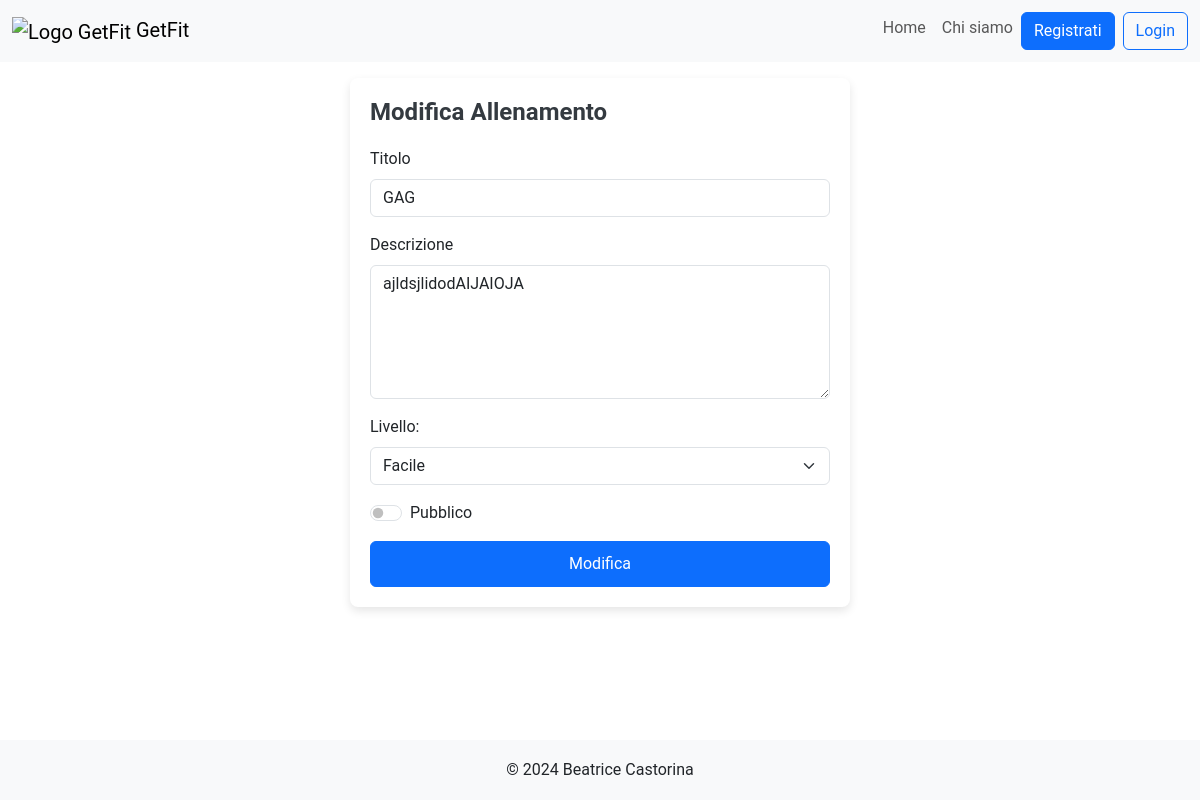
Page /modify_workout/36 on the earlier database version.
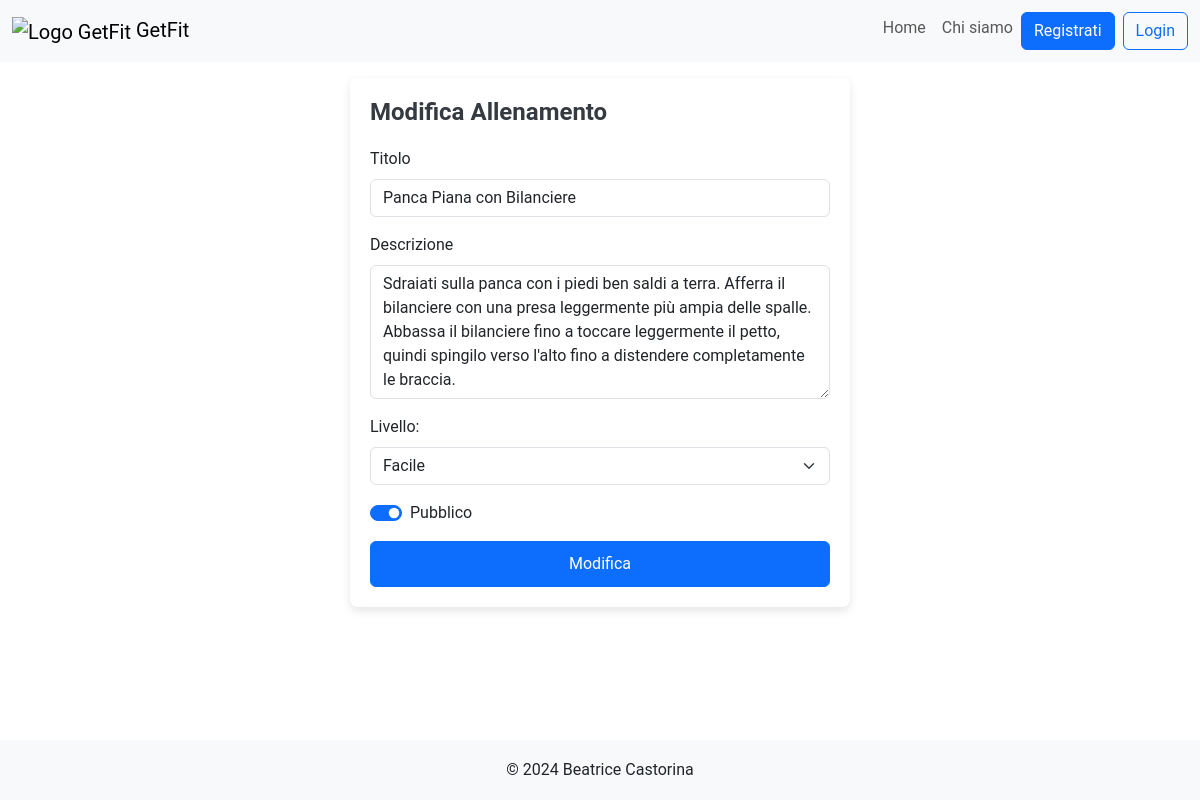
Same page on the later database version.
### tables this page shows
CREATE TABLE "Allenamenti" (
	"id_allenamento"	INTEGER,
	"pt_id"	INTEGER NOT NULL,
	"titolo"	TEXT NOT NULL,
	"descrizione"	TEXT NOT NULL,
	"livello"	TEXT NOT NULL,
	"visibile"	INTEGER NOT NULL,
	"data_creazione"	TEXT NOT NULL,
	PRIMARY KEY("id_allenamento" AUTOINCREMENT),
	FOREIGN KEY("pt_id") REFERENCES "PersonalTrainers"("pt_id")
);

### app.py (the view)
@app.route("/modify_workout/<int:id_allenamento>", methods=['POST','GET'])
def modify_workout(id_allenamento):
  if request.method == 'POST':
    workout = request.form.to_dict()
    pt_id_workout = allenamenti_dao.get_allenamento(id_allenamento)['pt_id']
    workout['pt_id'] = pt_id_workout
    email = utenti_dao.get_email(request)
    pt_id = utenti_dao.get_user_id_by_email(email,'pt')
    if (pt_id_workout != pt_id):
      flash("Non hai i permessi per modificare l'allenamento.", "danger")
      return redirect(url_for('pt_profile'))
    visibilita = workout.get("pubblico", "privato")
    if visibilita == "pubblico":
      workout['visibile'] = 1
    else:
      workout['visibile'] = 0
    if workout['titolo'].strip() == '':
      app.logger.error('Il campo non può essere vuoto')
      flash("Impossibile modificare l'allenamento.", "danger")
      return redirect(url_for("modify_workout", id_allenamento=id_allenamento))
    if workout['description'].strip() == '':
      app.logger.error('Il campo non può essere vuoto')
      flash("Impossibile modificare l'allenamento.", "danger")
      return redirect(url_for("modify_workout", id_allenamento=id_allenamento))
    if workout['livello'].strip() == '':
      app.logger.error('Il campo non può essere vuoto')
      flash("Impossibile modificare l'allenamento.", "danger")
      return redirect(url_for("modify_workout", id_allenamento=id_allenamento))
    workout['livello'] = workout['livello'].capitalize()
    workout['id_allenamento'] = id_allenamento
    success = allenamenti_dao.modifica_allenamento(workout)
    if not success:
      flash("Impossibile modificare l'allenamento.", "danger")
      return redirect(url_for("modify_workout", id_allenamento=id_allenamento))
    flash("Allenamento modificato con successo.", "success")
    return redirect(url_for('pt_profile'))
  else:
    allenamento_db = allenamenti_dao.get_allenamento(id_allenamento)
    return render_template("modify_workout.html", allenamento=allenamento_db)

### allenamenti_dao.py (called while the page is built)
def get_allenamento(id_allenamento):
	query = 'SELECT * FROM Allenamenti WHERE id_allenamento=?'
	connection = sqlite3.connect('db/personal.db')
	connection.row_factory = sqlite3.Row
	cursor = connection.cursor()
	cursor.execute(query,(id_allenamento,))
	allenamento = cursor.fetchone()
	cursor.close()
	connection.close()
	return allenamento

### templates/modify_workout.html (shortened to what this page needs)
{% extends "base.html" %}
{% block style %} {{url_for('static', filename='css/login_styles.css')}} {% endblock %}
{% block content %}
<div class="login-container mt-3 mb-3">
	<h2>Modifica Allenamento</h2>
	<form  action="/modify_workout/{{allenamento.id_allenamento}}" method="POST">
		<div class="mb-3">
			<label for="titleInput" class="form-label">Titolo</label>
			<input value="{{allenamento.titolo}}" type="text" class="form-control" name="titolo" id="titleInput" required>
		</div>
		<div class="mb-3">
			<label for="FormControlTextarea" class="form-label">Descrizione</label>
			<textarea name="description" class="form-control" id="FormControlTextarea" rows="5" required>{{allenamento.descrizione}}</textarea>
		</div>
		<div class="mb-3">
			<label for="livello">Livello:</label>
			<select class="form-select mt-2" aria-label="livello" id="livello" name="livello" required>
				<option value="facile" {% if allenamento.livello.lower() == "facile" %} selected {% endif %}>Facile</option>
			</select>
		</div>
		<div class="form-check form-switch mb-3">
			<input class="form-check-input" type="checkbox" role="switch" id="flexSwitch" name="pubblico" value="pubblico" {% if allenamento.visibile == 1 %} checked {% endif %}>
			<label class="form-check-label" for="flexSwitch">Pubblico</label>
		</div>
		<button type="submit" class="btn btn-primary">Modifica</button>
	</form>
</div>
{% endblock %}

### templates/base.html (shortened to what this page needs)
<!DOCTYPE html>
<html lang="it">
  <head>
    <link href="https://cdn.jsdelivr.net/npm/bootstrap@5.3.2/dist/css/bootstrap.min.css" rel="stylesheet">
    <link href="https://cdnjs.cloudflare.com/ajax/libs/font-awesome/6.0.0-beta3/css/all.min.css" rel="stylesheet">
    <link rel="stylesheet" href="{{url_for('static', filename='css/base_styles.css')}}">
    <link rel="stylesheet" href="{% block style %}{% endblock %}">
  </head>
  <body>
    <div class="wrapper">
      <nav class="navbar navbar-expand-lg navbar-light bg-light">
        <div class="container-fluid">
          <a class="navbar-brand" href="/">
            <img src="{{ url_for('static', filename='img/logo.png') }}" alt="Logo GetFit" width="75" height="75">
            GetFit
          </a>
          <div class="collapse navbar-collapse" id="navbarNav">
            <ul class="navbar-nav ms-auto">
              <li class="nav-item">
                <a class="nav-link {% if request.path == url_for('index') %}active{% endif %}" aria-current="page" href="{{ url_for('index') }}">Home</a>
              </li>
              <li class="nav-item">
                <a class="nav-link {% if request.path == url_for('about') %}active{% endif %}" aria-current="page" href="{{ url_for('about') }}">Chi siamo</a>
              </li>
              {% if not current_user.is_authenticated %}
                <li class="nav-item">
                  <a class="btn btn-primary my-1" href="{{ url_for('signup') }}">Registrati</a>
                </li>
                <li class="nav-item">
                  <a class="btn btn-outline-primary ms-2 my-1" href="{{url_for('login')}}">Login</a>
                </li>
              {% endif %}
            </ul>
          </div>
        </div>
      </nav>
      <div class="content">
        {% block content %}{% endblock %}
      </div>
    </div>
    <footer>
      <div class="container text-center">
        <p class="mb-0">&copy; 2024 Beatrice Castorina</p>
      </div>
    </footer>
  </body>
</html>

### static/css/base_styles.css (style rules this page uses)
html, body { font-family: 'Roboto', sans-serif; height: 100%; margin: 0; }
.wrapper { min-height: calc(100vh - 60px); }
footer { background-color: #f8f9fa; height: 60px; line-height: 60px; }

### static/css/login_styles.css (style rules this page uses)
.login-container { margin: 0 auto; max-width: 500px; width: 100%; padding: 20px; background-color: #ffffff; box-shadow: 0px 4px 10px rgba(0, 0, 0, 0.1); border-radius: 8px; }
.login-container h2 { margin-bottom: 20px; font-size: 24px; font-weight: bold; color: #343a40; }
.login-container .form-control { border-radius: 6px; }
.login-container .btn-primary { width: 100%; padding: 10px; border-radius: 6px; }

Differences in the rows shown:
changed Allenamenti "Facile": titolo "GAG" → "Panca Piana con Bilanciere"; description "ajldsjlidodAIJAIOJA" → "Sdraiati sulla panca con i piedi ben saldi a terra. Afferra il bilanciere con una presa leggermente più ampia delle spalle. Abbassa il bilanciere fino a toccare leggermente il petto, quindi spingilo verso l'alto fino a distendere completamente le braccia."; visibile "☐" → "☑"
